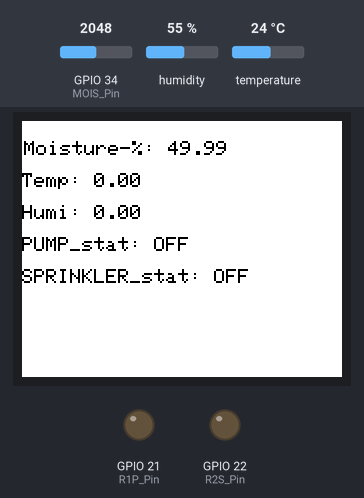
This sketch was run on a simulated ESP32. Parts: 160×128 colour display, output pins drawn as LEDs (lit = HIGH). Inputs (shaded band) come from the test bench; at power-on: GPIO 34 (MOIS_Pin) = 2048, temperature 24 °C, humidity 55 %. WiFi joins after 1.5 s; servers stay silent unless stated; what the sketch prints to the serial monitor is not drawn.

Above: at 2.7 s.
2.8 s: GPIO 34 (MOIS_Pin) set to 2593
At 3.7 s:
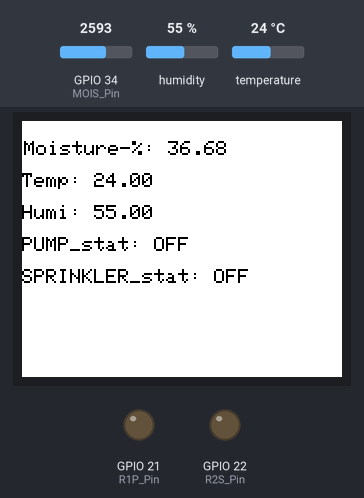
4.3 s: GPIO 34 (MOIS_Pin) set to 2689
At 7.6 s:
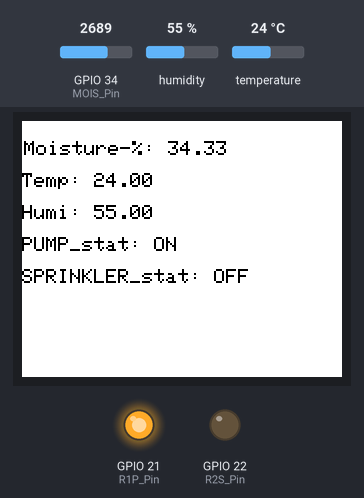
7.9 s: temperature set to 29 °C
At 9.5 s:
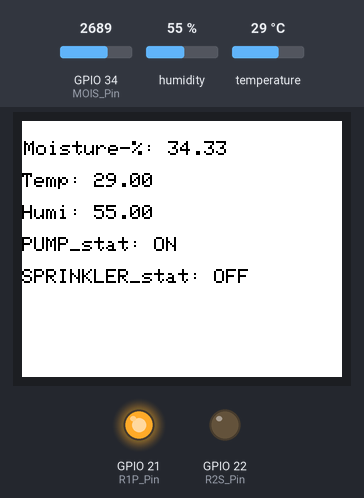
10.3 s: temperature set to 32 °C
At 13.1 s:
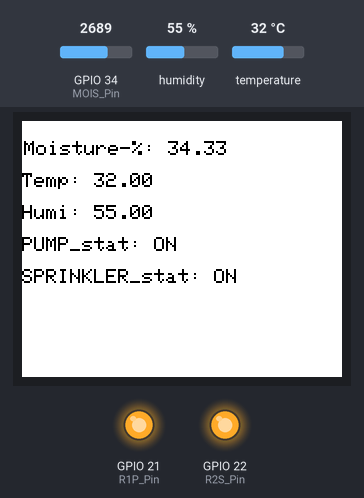
13.8 s: GPIO 34 (MOIS_Pin) set to 2047
At 14.5 s:
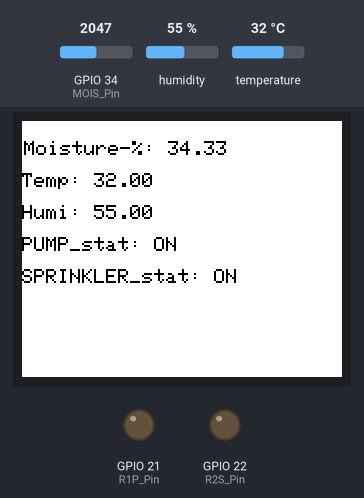
16.2 s: GPIO 34 (MOIS_Pin) set to 2866
At 18.0 s:
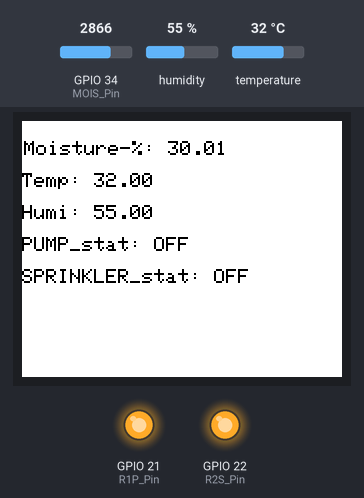
Timing chart, 0 to 19.5 s (numbered marks = the images above; inputs shaded):
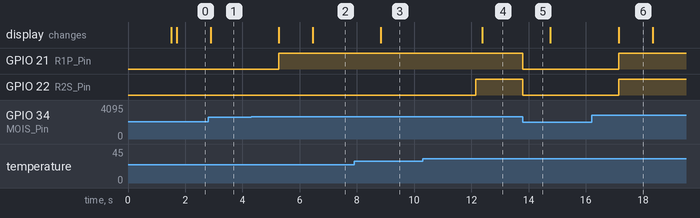

Measured:
- the behaviour switches between 2661 and 2662 on GPIO 34 (MOIS_Pin) (found by bisection; images 1 and 2)
- the behaviour switches between 30 and 31 °C on temperature (found by bisection; images 3 and 4)
- after the input at 2.8 s, the display: changes after 0.09 s (image 1)
- after the input at 4.3 s, GPIO 21 (R1P_Pin): LOW → HIGH after 0.97 s; the display: first changes after 0.97 s (image 2 shows a later state)
- after the input at 7.9 s, the display: changes after 0.93 s (image 3)
- after the input at 10.3 s, GPIO 22 (R2S_Pin): LOW → HIGH after 1.9 s; the display: changes after 2.1 s (image 4)
- after the input at 13.8 s, GPIO 21 (R1P_Pin), GPIO 22 (R2S_Pin): HIGH → LOW at once
- after the input at 16.2 s, GPIO 21 (R1P_Pin): LOW → HIGH after 0.95 s; GPIO 22 (R2S_Pin): LOW → HIGH after 0.96 s; the display: changes after 0.94 s (image 6)

The sketch:

smart_agro_jul25a.ino
```cpp
#include "arduino_secrets.h"
/*
  Sketch generated by the Arduino IoT Cloud Thing "Untitled"
  https://create.arduino.cc/cloud/things/f7c001ad-60fc-4aab-b474-7d84cdc0bb37

  Arduino IoT Cloud Variables description

  The following variables are automatically generated and updated when changes are made to the Thing

  CloudTemperatureSensor temperature;
  CloudPercentage moisture;
  CloudRelativeHumidity humidity;

  Variables which are marked as READ/WRITE in the Cloud Thing will also have functions
  which are called when their values are changed from the Dashboard.
  These functions are generated with the Thing and added at the end of this sketch.
*/

#include "thingProperties.h"
#include<DHT.h>
#include <Adafruit_GFX.h>    // Core graphics library
#include <Adafruit_ST7735.h> // Hardware-specific library for ST7735
#include <Adafruit_ST7789.h> // Hardware-specific library for ST7789
#include <SPI.h>
#include <Adafruit_Sensor.h>

#define MOIS_Pin 34
#define DHT11_Pin 13
#define R1P_Pin 21
#define R2S_Pin 22
#define TFT_CS 4
#define TFT_DC 2
#define TFT_MOSI 5
#define TFT_SCLK 33
#define TFT_RST 26

DHT dht(DHT11_Pin, DHT11);
//For ST7735-based displays, we will use this call
Adafruit_ST7735 tft = Adafruit_ST7735(TFT_CS, TFT_DC, TFT_MOSI, TFT_SCLK, TFT_RST);

bool PUMP_stat;
bool SPRINKLER_stat;
float Temperature = 0;
float Humidity = 0;
float Moisture = 0;
float Moisture_percentage = 0;
void DHT();
void MOIS();
void PUMP();
void printdata();


TaskHandle_t Task1;


void DHT() {
  Temperature = dht.readTemperature();
  Humidity = dht.readHumidity();
  temperature = Temperature;
  humidity = Humidity;


}
void MOIS() {
  Moisture = analogRead(MOIS_Pin);
  Moisture_percentage = (100 - ((Moisture / 4095.00) * 100));
  moisture = Moisture_percentage;

}

void PUMP() {

  MOIS();
  DHT();

  Serial.print("MOISTURE: ");
  Serial.println(Moisture_percentage);
  Serial.print("TEMPERATURE: ");
  Serial.println(Temperature);
  Serial.print("HUMIDITY: ");
  Serial.println(Humidity);
  Serial.print("PUMP_stat");
  Serial.println(PUMP_stat);
  Serial.print("SPRINKLER_stat");
  Serial.println(SPRINKLER_stat);
  MOIS();
  DHT();

  while (Moisture_percentage < 35) {
    MOIS();
    DHT();

    if (Moisture_percentage < 35) {
      MOIS();
      DHT();

      digitalWrite(R1P_Pin, HIGH);
      PUMP_stat = true;
      MOIS();
      DHT();

      Serial.print("PUMP_stat");
      Serial.println(PUMP_stat);
      Serial.print("SPRINKLER_stat");
      Serial.println(SPRINKLER_stat);
      MOIS();
      DHT();

      while (Moisture_percentage < 35) {
        MOIS();
        DHT();

        if (Temperature > 30) {
          MOIS();
          DHT();


          digitalWrite(R2S_Pin, HIGH);
          SPRINKLER_stat = true;
          DHT();
          MOIS();

          Serial.print("PUMP_stat: ");
          Serial.println(PUMP_stat);
          Serial.print("SPRINKLER_stat: ");
          Serial.println(SPRINKLER_stat);

          DHT();
          MOIS();


        }
        DHT();
        MOIS();


      }

      DHT();
      MOIS();

      digitalWrite(R1P_Pin, LOW);
      PUMP_stat = false;
      MOIS();
      DHT();

      digitalWrite(R2S_Pin, LOW);
      SPRINKLER_stat = false;
      MOIS();
      DHT();

      Serial.print("PUMP_stat");
      Serial.println(PUMP_stat);
      Serial.print("SPRINKLER_stat");
      Serial.println(SPRINKLER_stat);
      MOIS();
      DHT();


    }
    DHT();
    MOIS();


  }
  DHT();
  MOIS();


}
void printdata() {

  tft.setRotation(1);
  tft.setTextWrap(false);
  tft.fillScreen(ST77XX_WHITE);

  tft.setCursor(1, 10);
  tft.setTextColor(ST77XX_BLACK);
  tft.setTextSize(1.5);
  tft.print("Moisture-%: ");
  tft.println(Moisture_percentage);
  tft.print("\n");
  tft.print("Temp: ");
  tft.println(Temperature);
  tft.print("\n");
  tft.print("Humi: ");
  tft.println(Humidity);
  tft.print("\n");
  if (PUMP_stat == true) {
    tft.print("PUMP_stat: ");
    tft.println("ON");
    tft.print("\n");

  } else {
    tft.print("PUMP_stat: ");
    tft.println("OFF");
    tft.print("\n");
  }

  if (SPRINKLER_stat == true) {
    tft.print("SPRINKLER_stat: ");
    tft.println("ON");
    tft.print("\n");
  } else {
    tft.print("SPRINKLER_stat: ");
    tft.println("OFF");
    tft.print("\n");
  }


}

void Task1code( void * parameter) {

  for (;;) {
    Serial.print("Task2 running on core ");
    Serial.println(xPortGetCoreID());
    ArduinoCloud.update();
    Serial.println(F("Initialized"));
    temperature = Temperature;
    humidity = Humidity;
    moisture = Moisture_percentage;
    //////1.8 inch TFT//////////////st7735
    tft.initR(INITR_BLACKTAB);
    delay(10);
    printdata();
    delay(1000);

  }
}


void setup() {
  // Initialize serial and wait for port to open:
  Serial.begin(115200);
  // This delay gives the chance to wait for a Serial Monitor without blocking if none is found
  delay(1500);

  Serial.print("setup() running on core ");
  Serial.println(xPortGetCoreID());

  // Defined in thingProperties.h
  initProperties();

  // Connect to Arduino IoT Cloud
  ArduinoCloud.begin(ArduinoIoTPreferredConnection);

  /*
     The following function allows you to obtain more information
     related to the state of network and IoT Cloud connection and errors
     the higher number the more granular information you’ll get.
     The default is 0 (only errors).
     Maximum is 4
  */
  setDebugMessageLevel(2);
  ArduinoCloud.printDebugInfo();

  pinMode(DHT11_Pin, INPUT);
  pinMode(MOIS_Pin, INPUT);
  pinMode(R1P_Pin, OUTPUT);
  pinMode(R2S_Pin, OUTPUT);
  Serial.print("Pin Configured");


  xTaskCreatePinnedToCore(
    Task1code, /* Function to implement the task */
    "Task1", /* Name of the task */
    8000,  /* Stack size in words */
    NULL,  /* Task input parameter */
    0,  /* Priority of the task */
    &Task1,  /* Task handle. */
    0); /* Core where the task should run */


}

void loop() {
   Serial.print("Task1 running on core ");
    Serial.println(xPortGetCoreID());

    // Your code here
    Serial.print("\n\n");
    Serial.println("Program Started");

    MOIS();
    DHT();


    Serial.print("\n");
    Serial.print("MOISTURE: ");
    Serial.println(Moisture_percentage);
    Serial.print("TEMPERATURE: ");
    Serial.println(Temperature);
    Serial.print("HUMIDITY: ");
    Serial.println(Humidity);
    Serial.print("PUMP_stat");
    Serial.println(PUMP_stat);
    Serial.print("SPRINKLER_stat");
    Serial.println(SPRINKLER_stat);
    Serial.print("\n");
    MOIS();
    DHT();

    PUMP();
    delay(1000);
    MOIS();
    DHT();


}
```

arduino_secrets.h
```cpp
#define SECRET_SSID ""
#define SECRET_OPTIONAL_PASS ""
#define SECRET_DEVICE_KEY ""
```

thingProperties.h
```cpp
// Code generated by Arduino IoT Cloud, DO NOT EDIT.

#include <ArduinoIoTCloud.h>
#include <Arduino_ConnectionHandler.h>

const char DEVICE_LOGIN_NAME[]  = "with your device id";

const char SSID[]               = SECRET_SSID;    // Network SSID (name)
const char PASS[]               = SECRET_OPTIONAL_PASS;    // Network password (use for WPA, or use as key for WEP)
const char DEVICE_KEY[]  = SECRET_DEVICE_KEY;    // Secret device password


CloudTemperatureSensor temperature;
CloudPercentage moisture;
CloudRelativeHumidity humidity;

void initProperties(){

  ArduinoCloud.setBoardId(DEVICE_LOGIN_NAME);
  ArduinoCloud.setSecretDeviceKey(DEVICE_KEY);
  ArduinoCloud.addProperty(temperature, READ, ON_CHANGE, NULL);
  ArduinoCloud.addProperty(moisture, READ, ON_CHANGE, NULL);
  ArduinoCloud.addProperty(humidity, READ, ON_CHANGE, NULL);

}

WiFiConnectionHandler ArduinoIoTPreferredConnection(SSID, PASS);
```
